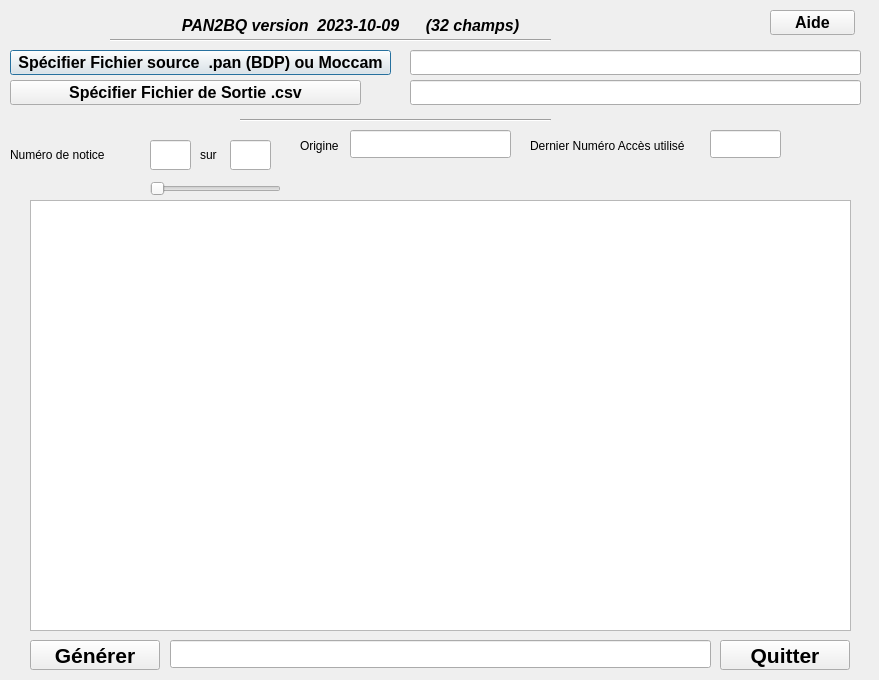
<?xml version="1.0" encoding="UTF-8"?>
<ui version="4.0">
 <class>Dialog</class>
 <widget class="QDialog" name="Dialog">
  <property name="enabled">
   <bool>true</bool>
  </property>
  <property name="geometry">
   <rect>
    <x>0</x>
    <y>0</y>
    <width>879</width>
    <height>680</height>
   </rect>
  </property>
  <property name="windowTitle">
   <string>Dialog</string>
  </property>
  <property name="toolTip">
   <string comment="Application Help tooltip"/>
  </property>
  <property name="locale">
   <locale language="English" country="UnitedStates"/>
  </property>
  <widget class="QLineEdit" name="lineEdit_unimarc">
   <property name="geometry">
    <rect>
     <x>410</x>
     <y>50</y>
     <width>451</width>
     <height>25</height>
    </rect>
   </property>
   <property name="toolTip">
    <string>Spécifier un fichier unimarc (.pan de la BDP) ou (.pan de Moccam)</string>
   </property>
   <property name="locale">
    <locale language="English" country="UnitedStates"/>
   </property>
  </widget>
  <widget class="QPushButton" name="bouton_browseunimarc">
   <property name="geometry">
    <rect>
     <x>10</x>
     <y>50</y>
     <width>381</width>
     <height>25</height>
    </rect>
   </property>
   <property name="minimumSize">
    <size>
     <width>85</width>
     <height>25</height>
    </size>
   </property>
   <property name="font">
    <font>
     <pointsize>12</pointsize>
     <weight>75</weight>
     <bold>true</bold>
    </font>
   </property>
   <property name="toolTip">
    <string>Ouvrir le selecteur de fichier</string>
   </property>
   <property name="locale">
    <locale language="English" country="UnitedStates"/>
   </property>
   <property name="text">
    <string>Spécifier Fichier source  .pan (BDP) ou Moccam</string>
   </property>
  </widget>
  <widget class="QLabel" name="label_titre">
   <property name="geometry">
    <rect>
     <x>10</x>
     <y>10</y>
     <width>681</width>
     <height>31</height>
    </rect>
   </property>
   <property name="font">
    <font>
     <pointsize>12</pointsize>
     <weight>75</weight>
     <italic>true</italic>
     <bold>true</bold>
    </font>
   </property>
   <property name="toolTip">
    <string>Outil pour générer le fichier comprehénsible par le logiciel BiblioteQ version 2023-04</string>
   </property>
   <property name="layoutDirection">
    <enum>Qt::RightToLeft</enum>
   </property>
   <property name="locale">
    <locale language="English" country="UnitedStates"/>
   </property>
   <property name="text">
    <string>PAN2BQ version  2023-10-09      (32 champs)</string>
   </property>
   <property name="textFormat">
    <enum>Qt::AutoText</enum>
   </property>
   <property name="alignment">
    <set>Qt::AlignCenter</set>
   </property>
  </widget>
  <widget class="QLineEdit" name="lineEdit_csv">
   <property name="geometry">
    <rect>
     <x>410</x>
     <y>80</y>
     <width>451</width>
     <height>25</height>
    </rect>
   </property>
   <property name="minimumSize">
    <size>
     <width>230</width>
     <height>25</height>
    </size>
   </property>
   <property name="toolTip">
    <string>Fichier de destination au format .csv compréhensible par BiblioteQ</string>
   </property>
  </widget>
  <widget class="Line" name="decorslinebas">
   <property name="geometry">
    <rect>
     <x>240</x>
     <y>110</y>
     <width>311</width>
     <height>20</height>
    </rect>
   </property>
   <property name="orientation">
    <enum>Qt::Horizontal</enum>
   </property>
  </widget>
  <widget class="QPushButton" name="bouton_generate">
   <property name="geometry">
    <rect>
     <x>30</x>
     <y>640</y>
     <width>130</width>
     <height>30</height>
    </rect>
   </property>
   <property name="minimumSize">
    <size>
     <width>130</width>
     <height>30</height>
    </size>
   </property>
   <property name="font">
    <font>
     <pointsize>16</pointsize>
     <weight>75</weight>
     <bold>true</bold>
    </font>
   </property>
   <property name="toolTip">
    <string extracomment="Lance la génération du fichier .cvs">Génerer le fichier .cvs</string>
   </property>
   <property name="locale">
    <locale language="English" country="UnitedStates"/>
   </property>
   <property name="text">
    <string>Générer</string>
   </property>
  </widget>
  <widget class="QPushButton" name="bouton_browsecsv">
   <property name="geometry">
    <rect>
     <x>10</x>
     <y>80</y>
     <width>351</width>
     <height>25</height>
    </rect>
   </property>
   <property name="minimumSize">
    <size>
     <width>85</width>
     <height>25</height>
    </size>
   </property>
   <property name="font">
    <font>
     <pointsize>12</pointsize>
     <weight>75</weight>
     <bold>true</bold>
    </font>
   </property>
   <property name="toolTip">
    <string>Ouvrir le selecteur de fichier</string>
   </property>
   <property name="text">
    <string>Spécifier Fichier de Sortie .csv</string>
   </property>
  </widget>
  <widget class="Line" name="decorslinehaut">
   <property name="geometry">
    <rect>
     <x>110</x>
     <y>30</y>
     <width>441</width>
     <height>20</height>
    </rect>
   </property>
   <property name="font">
    <font>
     <weight>50</weight>
     <bold>false</bold>
    </font>
   </property>
   <property name="orientation">
    <enum>Qt::Horizontal</enum>
   </property>
  </widget>
  <widget class="QLineEdit" name="lineEdit_resultatgenerate">
   <property name="geometry">
    <rect>
     <x>170</x>
     <y>640</y>
     <width>541</width>
     <height>28</height>
    </rect>
   </property>
   <property name="toolTip">
    <string extracomment="Résultat">Indique le nombre de notice traités.</string>
   </property>
  </widget>
  <widget class="QLineEdit" name="lineEdit_resultatanalyse">
   <property name="geometry">
    <rect>
     <x>230</x>
     <y>140</y>
     <width>41</width>
     <height>30</height>
    </rect>
   </property>
   <property name="toolTip">
    <string>Indique le nombre maximum de notice dans le fichier</string>
   </property>
  </widget>
  <widget class="QLineEdit" name="lineEdit_num_notice">
   <property name="geometry">
    <rect>
     <x>150</x>
     <y>140</y>
     <width>41</width>
     <height>30</height>
    </rect>
   </property>
   <property name="toolTip">
    <string>Indique le numéro de la notice courante</string>
   </property>
  </widget>
  <widget class="QLabel" name="label_noticenumber">
   <property name="geometry">
    <rect>
     <x>10</x>
     <y>140</y>
     <width>131</width>
     <height>30</height>
    </rect>
   </property>
   <property name="text">
    <string>Numéro de notice</string>
   </property>
  </widget>
  <widget class="QTextEdit" name="textEdit_resultatnoticenum">
   <property name="geometry">
    <rect>
     <x>30</x>
     <y>200</y>
     <width>821</width>
     <height>431</height>
    </rect>
   </property>
   <property name="toolTip">
    <string extracomment="Zone  de détails de la notice en cours">Détail de la notice</string>
   </property>
   <property name="readOnly">
    <bool>true</bool>
   </property>
   <property name="html">
    <string notr="true">&lt;!DOCTYPE HTML PUBLIC &quot;-//W3C//DTD HTML 4.0//EN&quot; &quot;http://www.w3.org/TR/REC-html40/strict.dtd&quot;&gt;
&lt;html&gt;&lt;head&gt;&lt;meta name=&quot;qrichtext&quot; content=&quot;1&quot; /&gt;&lt;style type=&quot;text/css&quot;&gt;
p, li { white-space: pre-wrap; }
&lt;/style&gt;&lt;/head&gt;&lt;body style=&quot; font-family:'Ubuntu'; font-size:10pt; font-weight:400; font-style:normal;&quot;&gt;
&lt;p style=&quot;-qt-paragraph-type:empty; margin-top:0px; margin-bottom:0px; margin-left:0px; margin-right:0px; -qt-block-indent:0; text-indent:0px;&quot;&gt;&lt;br /&gt;&lt;/p&gt;&lt;/body&gt;&lt;/html&gt;</string>
   </property>
  </widget>
  <widget class="QSlider" name="slider_noticenum">
   <property name="geometry">
    <rect>
     <x>150</x>
     <y>180</y>
     <width>131</width>
     <height>17</height>
    </rect>
   </property>
   <property name="orientation">
    <enum>Qt::Horizontal</enum>
   </property>
  </widget>
  <widget class="QLabel" name="label_noticeonnoticemax">
   <property name="geometry">
    <rect>
     <x>200</x>
     <y>140</y>
     <width>30</width>
     <height>30</height>
    </rect>
   </property>
   <property name="text">
    <string>sur</string>
   </property>
  </widget>
  <widget class="QPushButton" name="bouton_exit">
   <property name="geometry">
    <rect>
     <x>720</x>
     <y>640</y>
     <width>130</width>
     <height>30</height>
    </rect>
   </property>
   <property name="minimumSize">
    <size>
     <width>130</width>
     <height>30</height>
    </size>
   </property>
   <property name="font">
    <font>
     <pointsize>16</pointsize>
     <weight>75</weight>
     <bold>true</bold>
    </font>
   </property>
   <property name="toolTip">
    <string extracomment="Quitter l'application">Quitter l'application.</string>
   </property>
   <property name="locale">
    <locale language="English" country="UnitedStates"/>
   </property>
   <property name="text">
    <string>Quitter</string>
   </property>
  </widget>
  <widget class="QPushButton" name="bouton_aide">
   <property name="geometry">
    <rect>
     <x>770</x>
     <y>10</y>
     <width>85</width>
     <height>25</height>
    </rect>
   </property>
   <property name="font">
    <font>
     <pointsize>12</pointsize>
     <weight>75</weight>
     <bold>true</bold>
    </font>
   </property>
   <property name="tabletTracking">
    <bool>false</bool>
   </property>
   <property name="toolTip">
    <string>Ouvre un fentre d'aide détaillé</string>
   </property>
   <property name="statusTip">
    <string extracomment="Application Help "/>
   </property>
   <property name="text">
    <string>Aide</string>
   </property>
  </widget>
  <widget class="QLabel" name="label_Origine">
   <property name="geometry">
    <rect>
     <x>300</x>
     <y>130</y>
     <width>51</width>
     <height>31</height>
    </rect>
   </property>
   <property name="text">
    <string>Origine</string>
   </property>
  </widget>
  <widget class="QLineEdit" name="lineEdit_origine">
   <property name="geometry">
    <rect>
     <x>350</x>
     <y>130</y>
     <width>161</width>
     <height>28</height>
    </rect>
   </property>
   <property name="toolTip">
    <string>Spécifier Origine du Fichier
 exemples : BDP-2022-12 ou DON-2023 ou LIB-2023 
 donc BDP-AAAA-AA ; DON-AAAA ; LIB-AAAA)</string>
   </property>
  </widget>
  <widget class="QLineEdit" name="lineEdit_numeroacces">
   <property name="geometry">
    <rect>
     <x>710</x>
     <y>130</y>
     <width>71</width>
     <height>28</height>
    </rect>
   </property>
   <property name="toolTip">
    <string>Spécifier le dernier numéro utilisé dans la base ou 0 pour fichier BDP.</string>
   </property>
  </widget>
  <widget class="QLabel" name="label_numeroacces">
   <property name="geometry">
    <rect>
     <x>530</x>
     <y>130</y>
     <width>171</width>
     <height>31</height>
    </rect>
   </property>
   <property name="text">
    <string>Dernier Numéro Accès utilisé</string>
   </property>
  </widget>
 </widget>
 <resources/>
 <connections>
  <connection>
   <sender>slider_noticenum</sender>
   <signal>valueChanged(int)</signal>
   <receiver>label_noticeonnoticemax</receiver>
   <slot>show()</slot>
   <hints>
    <hint type="sourcelabel">
     <x>215</x>
     <y>178</y>
    </hint>
    <hint type="destinationlabel">
     <x>214</x>
     <y>154</y>
    </hint>
   </hints>
  </connection>
  <connection>
   <sender>bouton_browseunimarc</sender>
   <signal>released()</signal>
   <receiver>lineEdit_num_notice</receiver>
   <slot>update()</slot>
   <hints>
    <hint type="sourcelabel">
     <x>742</x>
     <y>72</y>
    </hint>
    <hint type="destinationlabel">
     <x>170</x>
     <y>154</y>
    </hint>
   </hints>
  </connection>
 </connections>
</ui>
